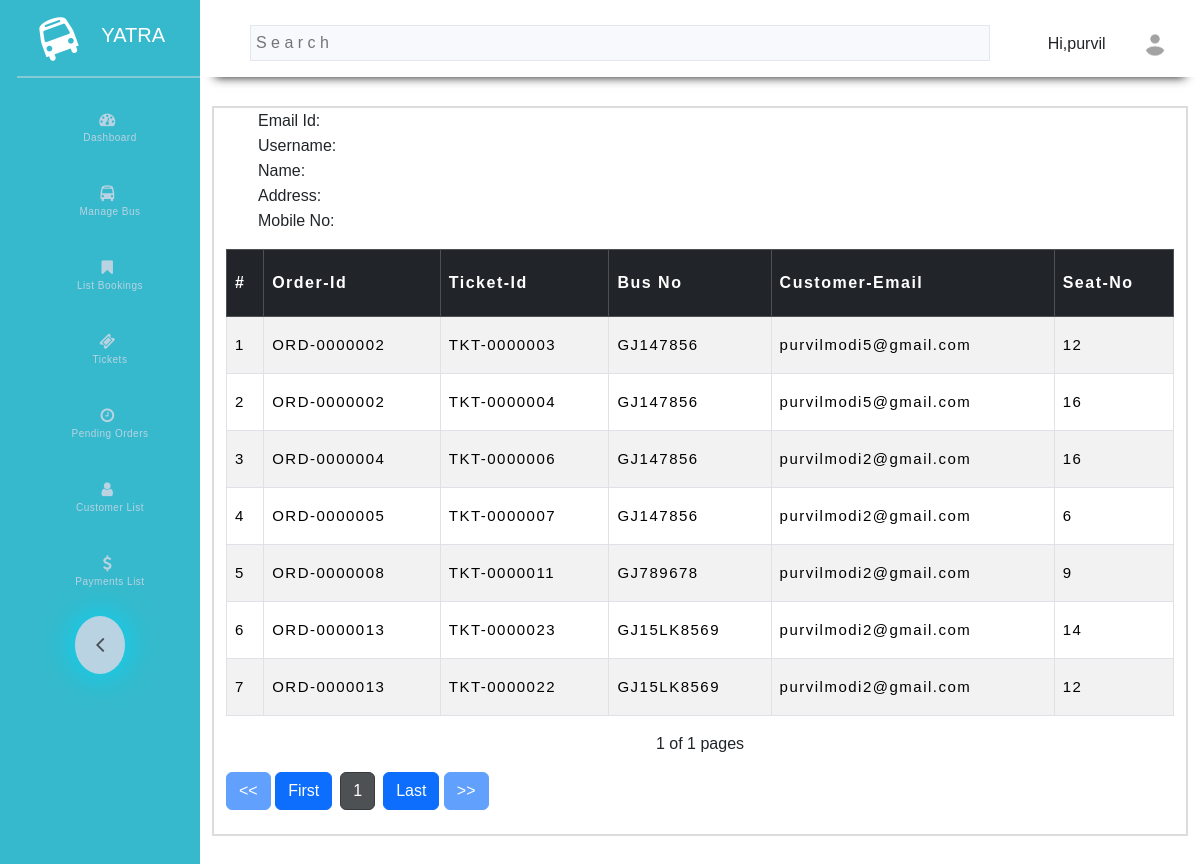
The page /admin/customerdetails.php (signed in) on the database its author committed.
### tables this page shows
CREATE TABLE IF NOT EXISTS `pending` (
  `order_id` varchar(255) NOT NULL,
  `ticket_id` varchar(255) NOT NULL,
  `bus_no` varchar(255) NOT NULL,
  `name` varchar(255) NOT NULL,
  `bank` varchar(255) NOT NULL,
  `email` varchar(255) NOT NULL,
  `pname` varchar(255) NOT NULL,
  `age` varchar(255) NOT NULL,
  `seat_no` varchar(255) NOT NULL,
  PRIMARY KEY (`ticket_id`)
);

### admin/customerdetails.php (the view, shortened to what this page needs)
<?php
include 'connection.php';
?>
<!DOCTYPE html>
<html lang="en">
<head>
    <link rel="stylesheet" href="style.css">
    <link rel="stylesheet" href="css/bootstrap.min.css">
</head>
<body>
<?php
     if (isset($_GET['page'])) {
        $page = $_GET['page'];
    } else {
        $page = 1;
    }
    ?>
<?php
  $username=$_SESSION['username'];
  $headersql=mysqli_query($conn,"SELECT * FROM admin where username='$username'")or die(mysqli_error());
  $headerrow=mysqli_fetch_array($headersql);
  if($headerrow['level'] == 'owner')
  {
    include 'header.php';
  }
  else{
    include 'header1.php';
  }
  ?>
   <?php
$email=$_GET['email'];
$sql=mysqli_query($conn,"SELECT * FROM customer where email='$email'")or die(mysqli_error());
$row=mysqli_fetch_array($sql);
?>
   <div class="container" style="margin-top:20px;">
                        <div class="container-fluid" style="border:2px solid rgba(81, 80, 80, 0.2);">
      <div class="card-shadow mb-4" >
        <div class="card-header d-flex justify-content-between" >
            <ul style="list-style-type: none;line-height: 25px;">
        <li>  Email Id: <?php echo $row['email']?></li>
         <li> Username: <?php echo $row['username']?> </li>
        <li>Name: <?php echo $row['name']?> </li>
        <li>Address: <?php echo $row['address']?> </li>
        <li>Mobile No: <?php echo $row['mobile']?> </li>
         </ul>
        </div>
        <div class="card-body">
        <div class="table-responsive">
        <table id="myTable" class="table table-bordered table-hover table-striped">
									<thead class="table-dark">
										<tr style="line-height:50px;letter-spacing:1.5px;">
                                        <th scope="col">#</th>
										<th scope="col">Order-Id</th>
                                        <th scope="col">Ticket-Id</th>
                                        <th>Bus No</th>
										<th scope="col">Customer-Email</th>
                                        <th scope="col">Seat-No</th>
										</tr>
									</thead>
									<tbody style="font-size: 14px;font-weight: 300;">
                                        <?php
                                        $LimitPerPage = 10;
                                        $offset = ($page - 1) * $LimitPerPage;
                                        $query = "SELECT * From pending LIMIT $LimitPerPage OFFSET  $offset";
                                        $result = mysqli_query($conn, $query);
                                        $sno= $offset + 1;
                                    while($row = mysqli_fetch_assoc($result)){
                                         ?>
                                          <tr style="line-height:40px;letter-spacing:1.5px;font-size:15px;">
                                          <td><?php echo $sno;?></td>
										  <td><?php echo $row['order_id'];?></td>
                                          <td><?php echo $row['ticket_id'];?></td>
                                          <td><?php echo $row['bus_no'];?></td>
                                          <td><?php echo $row['email'];?></td>
                                          <td><?php echo $row['seat_no']?></td>
                                          </tr>
										  <?php
                                          $sno++;
                                        }
                                       ?>
									</tbody>
								</table>
                <?php
    $CountQuery = "SELECT count(*) FROM pending";
    $res = mysqli_query($conn, $CountQuery);
    $records = mysqli_fetch_array($res)[0];
    $totalpages = ceil($records / $LimitPerPage);
    ?>
    <p style="text-align:center;"><?php echo $page." of ".$totalpages." pages "; ?></p>
    <a class="btn btn-primary
     <?php
      if($page <= 1){
        echo 'disabled';
         }
         ?>"
    href="<?php if($page <= 1){ echo '#'; }
    else {
       echo "?page=".($page - 1);
       } ?>">
    &lt;&lt;
    </a>
    <?php
    echo '<a class="btn btn-primary" href = "?page=1">First</a>';
    for($num = 1; $num<= $totalpages; $num++) {
        if($page==$num){
        echo '<a class="btn btn-dark active mx-2" href = "?page=' . $num . '">' . $num . ' </a>';
        } else{
        echo '<a class="btn btn-primary mx-2" href = "?page=' . $num . '">' . $num . ' </a>';
        }
    }
    echo '<a class="btn btn-primary" href = "?page='.$totalpages.'">Last</a>';
    ?>
    <a class="btn btn-primary <?php if($page >= $totalpages){
      echo 'disabled';
       } ?>"
    href="<?php if($page >= $totalpages){
       echo '#';
        } else {
          echo "?page=".($page + 1);
           } ?>">
    &gt;&gt;
    </a>
          </div>
</div>
</div>
</div>
</div>
</body>
</html>

### admin/header1.php (shortened to what this page needs)
<!DOCTYPE html>
<html lang="en">
<head>
    <link rel="stylesheet" href="css/bootstrap.min.css">
     <link rel="stylesheet" href="font-awesome/css/font-awesome.min.css">
     <link rel="stylesheet" href="style.css">
</head>
<?php
include 'connection.php';
  $username=$_SESSION['username'];
  $sql5=mysqli_query($conn,"SELECT * FROM admin where username='$username'")or die(mysqli_error());
  $row5=mysqli_fetch_array($sql5);
  ?>
<body>
<div id="cont">
        <div class="header">
         <i class="fa fa-bus text-white fs-1 mt-2" style="transform: rotate(-20deg);"></i>
        <p>YATRA</p>
        </div>
        <div class="main-link">
            <a class="link" href="http://localhost/bus/admin/dashboard.php">
               <i class="fa fa-fw fa-tachometer"></i>&nbsp;<h6>Dashboard</h6>
            </a>
              <a class="link" href="http://localhost/bus/admin/managebus.php">
              <i class="fa fa fa-bus"></i>&nbsp;<h6>Manage Bus</h6>
              </a>
              <a class="link" href="http://localhost/bus/admin/list_booking.php">
              <i class="fa fa-bookmark"></i>&nbsp;<h6>List Bookings</h6>
              </a>
              <a class="link" href="http://localhost/bus/admin/ticket.php">
              <i class="fa fa-ticket"></i>&nbsp;<h6>Tickets</h6>
              </a>
              <a class="link" href="http://localhost/bus/admin/pending.php">
              <i class="fa fa-clock-o"></i>&nbsp;<h6>Pending Orders</h6>
              </a>
              <a class="link" href="http://localhost/bus/admin/customer.php">
             <i class="fa fa-user"></i>&nbsp;<h6>Customer List</h6>
             </a>
             <a class="link" href="http://localhost/bus/admin/payment_list.php">
             <i class="fa fa-dollar"></i>&nbsp;<h6>Payments List</h6>
             </a>
          </div>
          <div class="text-center d-none d-md-inline">
        <button onclick="toggleWidth()" class="rounded-circle border-0" id="sidebarToggle"><i class="fa fa-angle-left"></i></button>
      </div>
    </div>
    <div class="first">
    <input type="text" placeholder="S e a r c h" style="margin:25px;background-color:rgb(248, 249, 252);border:1px solid rgb(227, 230, 240);margin-left:50px;padding:5px;width:74%;">
        <div class="dropdown">
        Hi,<?php echo $row5['username'];?>
                <img src="http://localhost/bus/admin/img/default.png" alt="" srcset="">
                    </div>
</body>
</html>

### admin/style.css (style rules this page uses)
body { font-family: 'Rubik', 'Lucida Sans Regular', 'Lucida Grande', 'Lucida Sans Unicode', Geneva, Verdana, sans-serif; display: flex; }
#cont { background-color: #36b9cc; width:20%; max-height: 100px; margin-left: 0; padding-bottom: 100%; transition: all 0.7s ease-in-out; overflow-wrap: break-word; text-align: center; }
.header { background-color: #36b9cc; display: flex; margin-left: 17px; padding: 10px 25px; border-bottom: 2px solid #86cad6; }
.header p { margin-top: 10px; margin-left: 25px; color: white; font-size: 20px; }
.main-link { text-align: center; justify-content: center; }
.link { text-align: center; justify-content: center; width: 90%; float: right; height: auto; text-align: center; margin-top: 30px; border-bottom-left-radius: 25px; border-top-left-radius: 25px; text-decoration: none; color: #bad3e3; letter-spacing: 0.5px; font-weight: 500; transition: all 0.4s ease-in-out; }
.link h6 { font-size: 10px; }
#cont button { margin-top:20px; width: 50px; padding:10px; background-color:#bad3e3; font-size: 25px; font-weight: bolder; color: #495057; box-shadow: 0px 0px 30px 2px #07d4f3; }
.first { background-color:white; width: 100%; height: 77px; box-shadow: 0px 15px 10px -15px #111; }
.dropdown { width:auto; float: right; margin-top: 0px; position: relative; }
.dropdown img { width: 30px; height: auto; margin: 30px; }

### rows shown on the page
pending: order "ORD-0000002", ticket_id "TKT-0000003", bus_no "GJ147856", email "purvilmodi5@gmail.com", seat_no "12"
pending: order "ORD-0000002", ticket_id "TKT-0000004", bus_no "GJ147856", email "purvilmodi5@gmail.com", seat_no "16"
pending: order "ORD-0000004", ticket_id "TKT-0000006", bus_no "GJ147856", email "purvilmodi2@gmail.com", seat_no "16"
pending: order "ORD-0000005", ticket_id "TKT-0000007", bus_no "GJ147856", email "purvilmodi2@gmail.com", seat_no "6"
pending: order "ORD-0000008", ticket_id "TKT-0000011", bus_no "GJ789678", email "purvilmodi2@gmail.com", seat_no "9"
pending: order "ORD-0000013", ticket_id "TKT-0000023", bus_no "GJ15LK8569", email "purvilmodi2@gmail.com", seat_no "14"
pending: order "ORD-0000013", ticket_id "TKT-0000022", bus_no "GJ15LK8569", email "purvilmodi2@gmail.com", seat_no "12"

### other values the page prints
$row5['username'] "purvil"
$page "1"
$totalpages "1"
